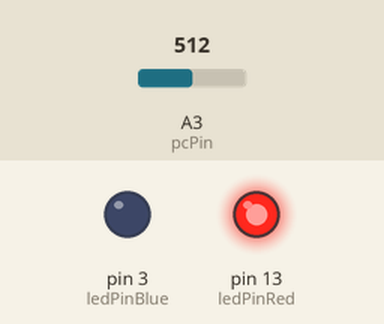
A sketch run on a simulated Arduino Uno, built with avr-gcc and run on an emulated ATmega328P. On the bench: output pins drawn as LEDs (lit = HIGH). The inputs (shaded band) are chosen by the test bench; at power-on: A3 (pcPin) = 512. What the sketch prints to the serial monitor is not drawn.

Above: at 1.2 s.
1.3 s: A3 (pcPin) set to 108
2.8 s: A3 (pcPin) set to 90
Timing chart, 0 to 5.8 s (numbered marks = the images above; inputs shaded):
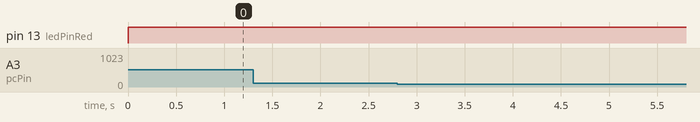

The sketch:

light_LED_switch.ino
```cpp
int ledPinRed = 13;
int ledPinBlue = 3;
int pcPin = A3;

int int_delay = 0;

void setup() {
  Serial.begin(9600);
  pinMode(ledPinRed, OUTPUT);
  pinMode(ledPinBlue, OUTPUT);

}

void loop() {
  int pcVal = analogRead(pcPin);
  Serial.print("\t sensorPinA3: ");
  Serial.println(pcVal);

  if(pcVal < 0){
    analogWrite(ledPinRed, 0);
    analogWrite(ledPinBlue, 255);

  }

  if(pcVal > 30){
    analogWrite(ledPinBlue, 0);
    analogWrite(ledPinRed, 255);
  }
}
```

Measured:
- after the input at 1.3 s, every drawn part: stays the same
- after the input at 2.8 s, every drawn part: stays the same
